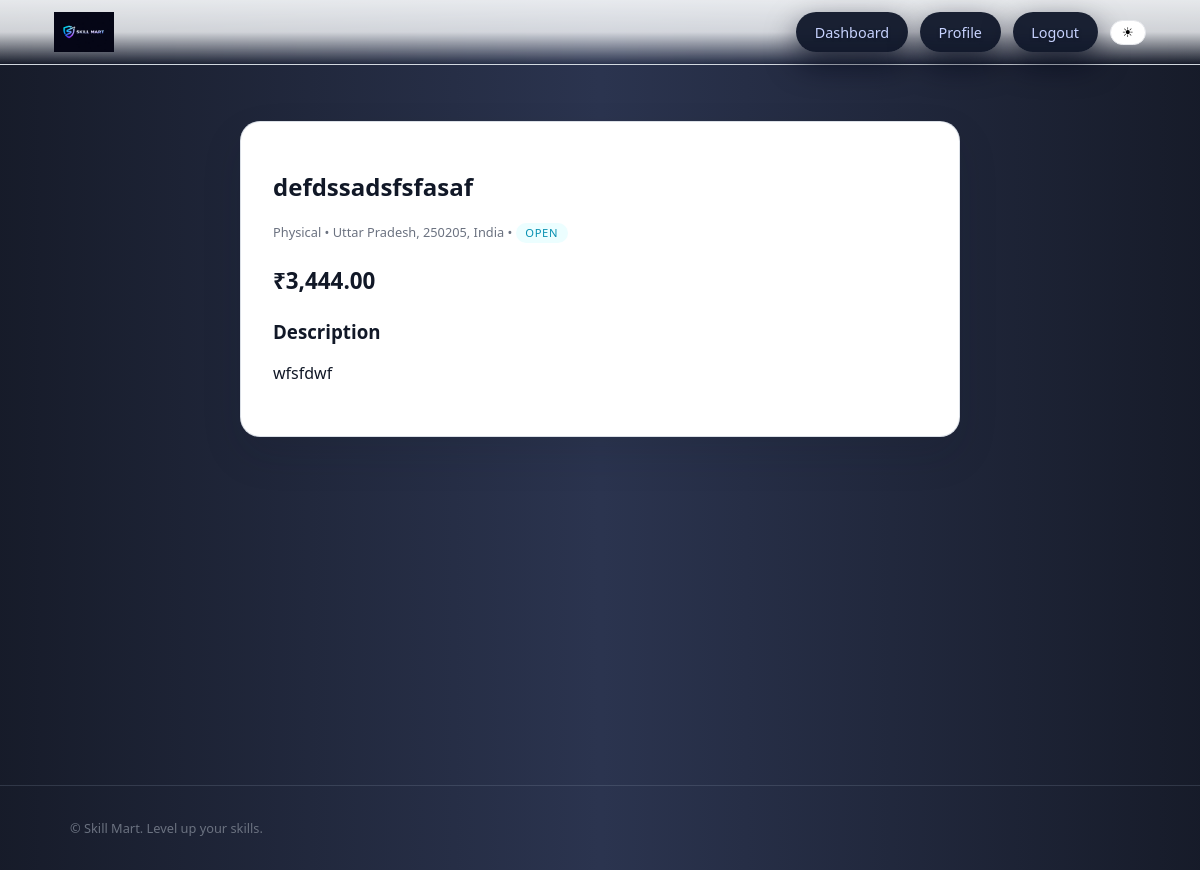
The app's page /marketplace/quests/2/ (signed in) with its own data.
### marketplace/models.py (models this page shows, shortened)
class Quest(models.Model):
    STATUS_OPEN = "open"
    STATUS_ASSIGNED = "assigned"
    STATUS_COMPLETED = "completed"
    STATUS_PAID = "paid"
    STATUS_CHOICES = [
        (STATUS_OPEN, "Open"),
        (STATUS_ASSIGNED, "Assigned"),
        (STATUS_COMPLETED, "Completed"),
        (STATUS_PAID, "Paid"),
    ]
    client = models.ForeignKey(
        settings.AUTH_USER_MODEL, on_delete=models.CASCADE, related_name="client_quests"
    )
    worker = models.ForeignKey(
        settings.AUTH_USER_MODEL,
        on_delete=models.SET_NULL,
        related_name="worker_quests",
        null=True,
        blank=True,
    )
    title = models.CharField(max_length=200)
    description = models.TextField()
    category = models.CharField(max_length=100, blank=True)
    location = models.CharField(max_length=255, blank=True)
    latitude = models.FloatField(null=True, blank=True)
    longitude = models.FloatField(null=True, blank=True)
    price = models.DecimalField(max_digits=10, decimal_places=2)
    service_type = models.CharField(
        max_length=20, choices=UserProfile.SERVICE_TYPE_CHOICES
    )
    status = models.CharField(
        max_length=20, choices=STATUS_CHOICES, default=STATUS_OPEN
    )
    rating = models.PositiveSmallIntegerField(null=True, blank=True)
    review = models.TextField(blank=True)
    created_at = models.DateTimeField(auto_now_add=True)
    updated_at = models.DateTimeField(auto_now=True)
    def can_be_accepted_by(self, profile: UserProfile) -> bool:
        if self.status != self.STATUS_OPEN:
            return False
        if not profile.can_accept_more_quests:
            return False
        if profile.user == self.client:
            return False

### marketplace/views.py (the view)
# urls.py: path("quests/<int:pk>/", views.quest_detail, name="quest_detail"),
@login_required
def quest_detail(request: HttpRequest, pk: int) -> HttpResponse:
    quest = get_object_or_404(Quest, pk=pk)
    profile = UserProfile.objects.get(user=request.user)
    can_accept = profile.role != UserProfile.ROLE_CLIENT and quest.can_be_accepted_by(
        profile
    )
    return render(
        request,
        "marketplace/quest_detail.html",
        {"quest": quest, "profile": profile, "can_accept": can_accept},
    )

### accounts/models.py (called while the page is built)
    @property
    def can_accept_more_quests(self) -> bool:
        if self.is_premium:
            return True
        return self.completed_quests < 3

### marketplace/templatetags/currency_filters.py (called while the page is built)
@register.filter
def rupees(value):
    try:
        price = float(value)
        return f"₹{price:,.2f}"
    except (ValueError, TypeError):
        return f"₹0.00"

### templates/marketplace/quest_detail.html (shortened to what this page needs)
{% extends "base.html" %}
{% load currency_filters %}
{% block content %}
<article class="sm-quest-detail" data-quest-id="{{ quest.id }}">
  <header>
    <h2>{{ quest.title }}</h2>
    <p class="sm-quest-meta">
      {{ quest.get_service_type_display }} • {{ quest.location|default:"Remote" }} •
      <span class="sm-badge sm-badge-{{ quest.status }}">{{ quest.get_status_display }}</span>
    </p>
  </header>
  <p class="sm-quest-price sm-quest-price-large">{{ quest.price|rupees }}</p>
  <section class="sm-quest-section">
    <h3>Description</h3>
    <p>{{ quest.description }}</p>
  </section>
</article>
{% endblock %}

### static/css/styles.css (style rules this page uses)
:root { --sm-bg: #f5f5fb; --sm-bg-elevated: #ffffff; --sm-text: #111827; --sm-muted: #6b7280; --sm-primary: #2563eb; --sm-primary-soft: rgba(37, 99, 235, 0.08); --sm-border: #e5e7eb; --sm-radius: 12px; --sm-shadow: 0 18px 40px rgba(15, 23, 42, 0.12); }
*, *::before, *::after { box-sizing: border-box; }
body { margin: 0; font-family: system-ui, -apple-system, BlinkMacSystemFont, "Segoe UI", sans-serif; background: linear-gradient( to right, rgba(10, 15, 30, 0.95), rgba(20, 30, 60, 0.9), rgba(10, 15, 30, 0.95) ); color: var(--sm-text); }
.sm-quest-meta { margin: 0.15rem 0 0.3rem 0; font-size: 0.8rem; color: var(--sm-muted); }
.sm-quest-price { font-weight: 600; }
.sm-quest-price-large { font-size: 1.4rem; }
.sm-badge { display: inline-flex; align-items: center; border-radius: 999px; padding: 0.15rem 0.6rem; font-size: 0.7rem; text-transform: uppercase; letter-spacing: 0.06em; }
.sm-badge-open { background: #ecfeff; color: #0891b2; }
.sm-quest-detail { max-width: 720px; margin: 0 auto; background: var(--sm-bg-elevated); padding: 1.75rem 2rem; border-radius: 20px; border: 1px solid rgba(148, 163, 184, 0.35); box-shadow: var(--sm-shadow); }

### records on screen
Quest: title "defdssadsfsfasaf", service_type "Physical", location "Uttar Pradesh, 250205, India", status "OPEN", price "₹3,444.00", description "wfsfdwf"
